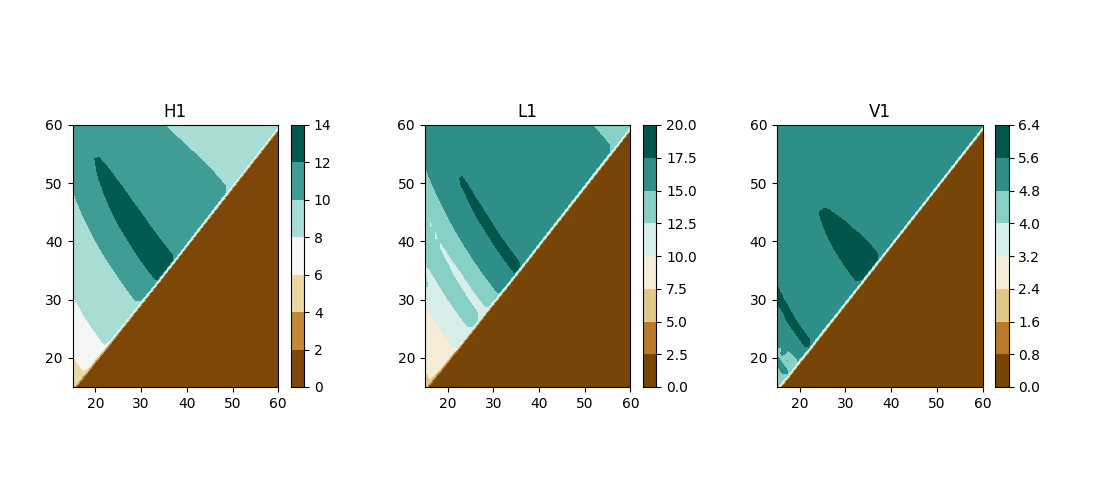

Source code (Python):
import readligo
import numpy as np
import matplotlib.pyplot as plt
from pycbc import types, waveform
from pycbc.psd import interpolate, welch
from pycbc.filter import highpass_fir, lowpass_fir, matched_filter

fig,ax = plt.subplots(1, 3, figsize=[11,5])
plt.subplots_adjust(left =0.066, bottom = 0.226, right = 0.94, top = 0.75, wspace = 0.37, hspace = 0.2)

H1 = 'H-H1_GWOSC_4KHZ_R1-1264316101-32.hdf5'
L1 = 'L-L1_GWOSC_4KHZ_R1-1264316101-32.hdf5'
V1 = 'V-V1_GWOSC_4KHZ_R1-1264316101-32.hdf5'

mass = np.linspace(15, 60, 40)
n = len(mass)
snr = np.zeros((n,n))

z = 0

for data,dect in zip([H1, L1, V1],['H1','L1','V1']) :
	strain, time, channel_dict = readligo.loaddata(data)
	time = types.TimeSeries(time , delta_t = 1/4096)
	strain = types.TimeSeries(strain , delta_t = 1/4096)
	strain = highpass_fir(strain, 15, 8)
	psd = interpolate(welch(strain), 1/strain.duration)
	strain = highpass_fir(strain, 36, 8)
	strain = lowpass_fir(strain, 500, 8)
	strain = strain.to_frequencyseries()
	for i in range(n):
		for j in range(i+1):
			mass1 = mass[i]
			mass2 = mass[j]
			sp,sc = waveform.get_fd_waveform(approximant = 'IMRPhenomD' ,
							mass1 = mass1 ,
							mass2 = mass2 ,
							delta_f = 1/strain.duration ,
							f_lower = 20)
			sp.resize(len(strain))
			SNR = matched_filter(sp, strain, psd=psd, low_frequency_cutoff=20)
			SNR = SNR.time_slice(14,18)
			SNR = abs(SNR)
			snr[i,j] = max(SNR)		
	f = ax[z].contourf(mass, mass, snr, cmap = 'BrBG')
	ax[z].set_title(dect)
	ax[z].set_xticks([20,30,40,50,60])
	ax[z].set_yticks([20,30,40,50,60])
	fig.colorbar(f)
	z = z+1	

plt.show()
